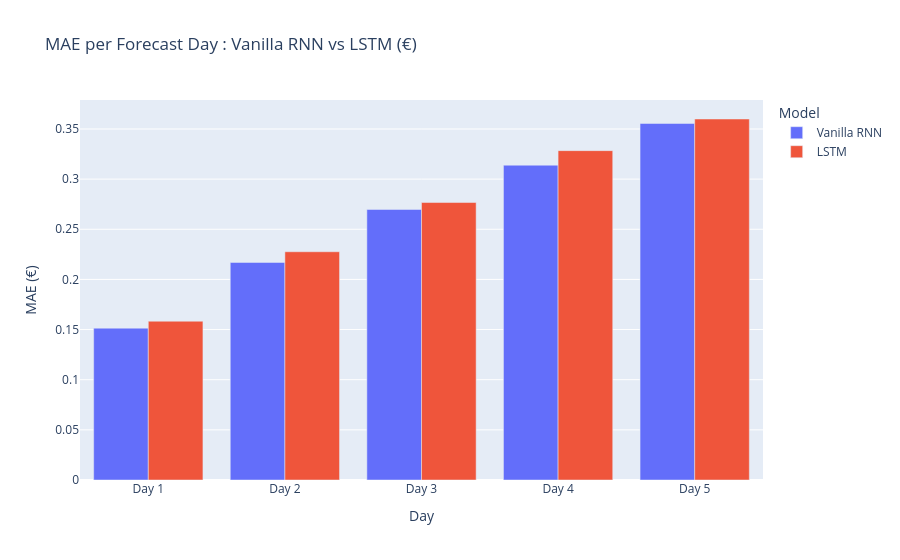

Write notebook code for a chart like this one.
### Code cell
per_day_mae_rnn  = rnn_metrics_euros['per_day_mae']
per_day_mae_lstm = lstm_metrics_euros['per_day_mae']

df_compare = pd.DataFrame({
    'Day': [f'Day {d+1}' for d in range(5)] * 2,
    'MAE': per_day_mae_rnn + per_day_mae_lstm,
    'Model': ['Vanilla RNN'] * 5 + ['LSTM'] * 5})

fig = px.bar(df_compare, x='Day', y='MAE', color='Model', barmode='group',
             title='MAE per Forecast Day : Vanilla RNN vs LSTM (€)',
             labels={'MAE': 'MAE (€)'})
fig.show()

### Figure 1 — Plotly figure (JSON) as saved in the notebook; plotly's stock layout.template omitted (floating-point values rounded to 4 significant figures)
{"data": [{"alignmentgroup": "True", "hovertemplate": "Model=Vanilla RNN<br>Day=%{x}<br>MAE (€)=%{y}<extra></extra>", "legendgroup": "Vanilla RNN", "marker": {"color": "#636efa", "pattern": {"shape": ""}}, "name": "Vanilla RNN", "offsetgroup": "Vanilla RNN", "orientation": "v", "showlegend": true, "textposition": "auto", "x": ["Day 1", "Day 2", "Day 3", "Day 4", "Day 5"], "xaxis": "x", "y": [0.1514, 0.2169, 0.2697, 0.3139, 0.3555], "yaxis": "y", "type": "bar"}, {"alignmentgroup": "True", "hovertemplate": "Model=LSTM<br>Day=%{x}<br>MAE (€)=%{y}<extra></extra>", "legendgroup": "LSTM", "marker": {"color": "#EF553B", "pattern": {"shape": ""}}, "name": "LSTM", "offsetgroup": "LSTM", "orientation": "v", "showlegend": true, "textposition": "auto", "x": ["Day 1", "Day 2", "Day 3", "Day 4", "Day 5"], "xaxis": "x", "y": [0.1583, 0.2276, 0.2767, 0.3284, 0.3599], "yaxis": "y", "type": "bar"}], "layout": {"xaxis": {"anchor": "y", "domain": [0.0, 1.0], "title": {"text": "Day"}}, "yaxis": {"anchor": "x", "domain": [0.0, 1.0], "title": {"text": "MAE (€)"}}, "legend": {"title": {"text": "Model"}, "tracegroupgap": 0}, "title": {"text": "MAE per Forecast Day : Vanilla RNN vs LSTM (€)"}, "barmode": "group"}}
